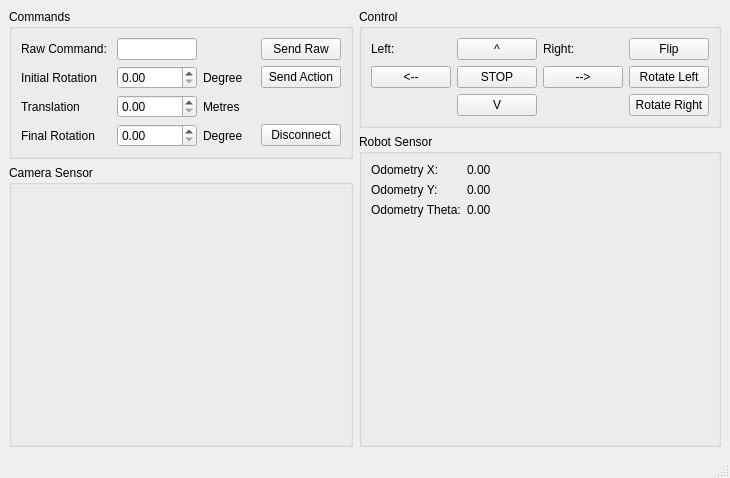
<?xml version="1.0" encoding="UTF-8"?>
<ui version="4.0">
 <class>RobotUi</class>
 <widget class="QMainWindow" name="RobotUi">
  <property name="geometry">
   <rect>
    <x>0</x>
    <y>0</y>
    <width>702</width>
    <height>478</height>
   </rect>
  </property>
  <property name="windowTitle">
   <string>MainWindow</string>
  </property>
  <widget class="QWidget" name="centralwidget">
   <layout class="QGridLayout" name="gridLayout_4">
    <item row="0" column="0" rowspan="2">
     <widget class="QGroupBox" name="groupBox">
      <property name="title">
       <string>Commands</string>
      </property>
      <layout class="QGridLayout" name="gridLayout_2">
       <item row="0" column="0">
        <widget class="QLabel" name="label">
         <property name="text">
          <string>Raw Command: </string>
         </property>
        </widget>
       </item>
       <item row="0" column="5">
        <widget class="QPushButton" name="rawButton">
         <property name="text">
          <string>Send Raw</string>
         </property>
        </widget>
       </item>
       <item row="2" column="0">
        <widget class="QLabel" name="label_2">
         <property name="text">
          <string>Initial Rotation</string>
         </property>
        </widget>
       </item>
       <item row="2" column="1">
        <widget class="QDoubleSpinBox" name="initRotSpin">
         <property name="maximum">
          <double>360.000000000000000</double>
         </property>
         <property name="singleStep">
          <double>0.100000000000000</double>
         </property>
        </widget>
       </item>
       <item row="2" column="3">
        <widget class="QLabel" name="label_5">
         <property name="text">
          <string>Degree</string>
         </property>
        </widget>
       </item>
       <item row="2" column="5">
        <widget class="QPushButton" name="actionButton">
         <property name="text">
          <string>Send Action</string>
         </property>
        </widget>
       </item>
       <item row="3" column="0">
        <widget class="QLabel" name="label_3">
         <property name="text">
          <string>Translation</string>
         </property>
        </widget>
       </item>
       <item row="3" column="1">
        <widget class="QDoubleSpinBox" name="traslSpin">
         <property name="singleStep">
          <double>0.100000000000000</double>
         </property>
        </widget>
       </item>
       <item row="3" column="3">
        <widget class="QLabel" name="label_6">
         <property name="text">
          <string>Metres</string>
         </property>
        </widget>
       </item>
       <item row="4" column="0">
        <widget class="QLabel" name="label_4">
         <property name="text">
          <string>Final Rotation</string>
         </property>
        </widget>
       </item>
       <item row="4" column="1">
        <widget class="QDoubleSpinBox" name="endRotSpin">
         <property name="maximum">
          <double>360.000000000000000</double>
         </property>
         <property name="singleStep">
          <double>0.100000000000000</double>
         </property>
        </widget>
       </item>
       <item row="4" column="3">
        <widget class="QLabel" name="label_7">
         <property name="text">
          <string>Degree</string>
         </property>
        </widget>
       </item>
       <item row="4" column="5">
        <widget class="QPushButton" name="disconnectButton">
         <property name="text">
          <string>Disconnect</string>
         </property>
        </widget>
       </item>
       <item row="2" column="4">
        <spacer name="horizontalSpacer">
         <property name="orientation">
          <enum>Qt::Horizontal</enum>
         </property>
         <property name="sizeHint" stdset="0">
          <size>
           <width>40</width>
           <height>20</height>
          </size>
         </property>
        </spacer>
       </item>
       <item row="0" column="1">
        <widget class="QLineEdit" name="rawCmdLine"/>
       </item>
       <item row="3" column="4">
        <spacer name="horizontalSpacer_2">
         <property name="orientation">
          <enum>Qt::Horizontal</enum>
         </property>
         <property name="sizeHint" stdset="0">
          <size>
           <width>40</width>
           <height>20</height>
          </size>
         </property>
        </spacer>
       </item>
       <item row="4" column="4">
        <spacer name="horizontalSpacer_3">
         <property name="orientation">
          <enum>Qt::Horizontal</enum>
         </property>
         <property name="sizeHint" stdset="0">
          <size>
           <width>40</width>
           <height>20</height>
          </size>
         </property>
        </spacer>
       </item>
       <item row="0" column="4">
        <spacer name="horizontalSpacer_4">
         <property name="orientation">
          <enum>Qt::Horizontal</enum>
         </property>
         <property name="sizeHint" stdset="0">
          <size>
           <width>40</width>
           <height>20</height>
          </size>
         </property>
        </spacer>
       </item>
      </layout>
     </widget>
    </item>
    <item row="0" column="1">
     <widget class="QGroupBox" name="groupBox_2">
      <property name="title">
       <string>Control</string>
      </property>
      <layout class="QGridLayout" name="gridLayout_3">
       <item row="0" column="0">
        <widget class="QLabel" name="leftSpeedLabel">
         <property name="text">
          <string>Left: </string>
         </property>
        </widget>
       </item>
       <item row="0" column="1">
        <widget class="QPushButton" name="moveForwardButton">
         <property name="text">
          <string>^</string>
         </property>
        </widget>
       </item>
       <item row="0" column="2">
        <widget class="QLabel" name="rightSpeedLabel">
         <property name="text">
          <string>Right:</string>
         </property>
        </widget>
       </item>
       <item row="0" column="3">
        <widget class="QPushButton" name="flipButton">
         <property name="text">
          <string>Flip</string>
         </property>
        </widget>
       </item>
       <item row="1" column="0">
        <widget class="QPushButton" name="moveLeftButton">
         <property name="text">
          <string>&lt;--</string>
         </property>
        </widget>
       </item>
       <item row="1" column="1">
        <widget class="QPushButton" name="stopButton">
         <property name="text">
          <string>STOP</string>
         </property>
        </widget>
       </item>
       <item row="1" column="2">
        <widget class="QPushButton" name="moveRightButton">
         <property name="text">
          <string>--&gt;</string>
         </property>
        </widget>
       </item>
       <item row="1" column="3">
        <widget class="QPushButton" name="rotateLeftButton">
         <property name="text">
          <string>Rotate Left</string>
         </property>
        </widget>
       </item>
       <item row="2" column="1">
        <widget class="QPushButton" name="moveBackwardtButton">
         <property name="text">
          <string>V</string>
         </property>
         <property name="shortcut">
          <string/>
         </property>
         <property name="autoDefault">
          <bool>false</bool>
         </property>
         <property name="default">
          <bool>false</bool>
         </property>
         <property name="flat">
          <bool>false</bool>
         </property>
        </widget>
       </item>
       <item row="2" column="3">
        <widget class="QPushButton" name="rotateRightButton">
         <property name="text">
          <string>Rotate Right</string>
         </property>
        </widget>
       </item>
      </layout>
     </widget>
    </item>
    <item row="1" column="1" rowspan="2">
     <widget class="QGroupBox" name="groupBox_3">
      <property name="title">
       <string>Robot Sensor</string>
      </property>
      <layout class="QFormLayout" name="formLayout">
       <item row="0" column="0">
        <widget class="QLabel" name="label_8">
         <property name="text">
          <string>Odometry X:</string>
         </property>
        </widget>
       </item>
       <item row="0" column="1">
        <widget class="QLabel" name="odoXLab">
         <property name="text">
          <string>0.00</string>
         </property>
        </widget>
       </item>
       <item row="1" column="0">
        <widget class="QLabel" name="label_9">
         <property name="text">
          <string>Odometry Y:</string>
         </property>
        </widget>
       </item>
       <item row="1" column="1">
        <widget class="QLabel" name="odoYLab">
         <property name="text">
          <string>0.00</string>
         </property>
        </widget>
       </item>
       <item row="2" column="0">
        <widget class="QLabel" name="label_10">
         <property name="text">
          <string>Odometry Theta:</string>
         </property>
        </widget>
       </item>
       <item row="2" column="1">
        <widget class="QLabel" name="odoThetaLab">
         <property name="text">
          <string>0.00</string>
         </property>
        </widget>
       </item>
      </layout>
     </widget>
    </item>
    <item row="2" column="0">
     <widget class="QGroupBox" name="groupBox_4">
      <property name="title">
       <string>Camera Sensor</string>
      </property>
      <layout class="QGridLayout" name="gridLayout">
       <item row="0" column="0">
        <widget class="QLabel" name="pictureLabel">
         <property name="sizePolicy">
          <sizepolicy hsizetype="MinimumExpanding" vsizetype="MinimumExpanding">
           <horstretch>0</horstretch>
           <verstretch>0</verstretch>
          </sizepolicy>
         </property>
         <property name="minimumSize">
          <size>
           <width>320</width>
           <height>240</height>
          </size>
         </property>
         <property name="baseSize">
          <size>
           <width>0</width>
           <height>0</height>
          </size>
         </property>
         <property name="text">
          <string/>
         </property>
         <property name="alignment">
          <set>Qt::AlignLeading|Qt::AlignLeft|Qt::AlignTop</set>
         </property>
        </widget>
       </item>
      </layout>
     </widget>
    </item>
   </layout>
  </widget>
  <widget class="QMenuBar" name="menubar">
   <property name="geometry">
    <rect>
     <x>0</x>
     <y>0</y>
     <width>702</width>
     <height>21</height>
    </rect>
   </property>
  </widget>
  <widget class="QStatusBar" name="statusbar"/>
 </widget>
 <resources/>
 <connections/>
</ui>
